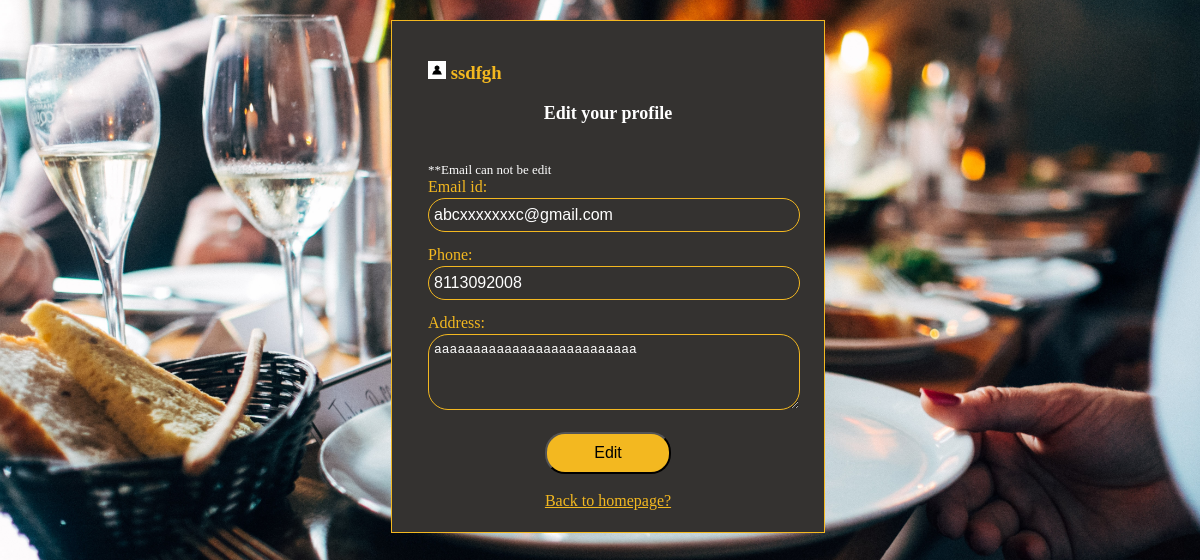
/customerprofile (signed in), run on the app's committed database.
### page1/models.py (models this page shows, shortened)
class Person(models.Model):
    user_id=models.ForeignKey(User,null=True,on_delete=models.CASCADE)
    name=models.CharField(max_length=15)
    email=models.EmailField(max_length=25)
    phone=models.CharField(max_length=12)
    role_id=models.IntegerField(null=True,blank=True)
    address=models.CharField(max_length=200,blank=True,null=True)
    password=models.CharField(max_length=20)
    status=models.BooleanField(null=True,blank=True,default=True)

### page1/views.py (the view)
# urls.py: path('customerprofile',views.customerprofile,name="customerprofile"),
def customerprofile(request):
    user_profile = Person.objects.get(name=request.user)
    if user_profile is None:
        return redirect('loginpage')
    if request.method == 'POST':
        username=request.POST.get('username')
        email=request.POST.get('email')
        phone=request.POST.get('phone')
        address=request.POST.get('address')
        if username != '' and email != '' and phone != '':
            user_profile.name=username
            user_profile.phone=phone
            user_profile.address=address
            user_profile.email=email
            Person.objects.filter(pk=user_profile.pk).update(address=address)
            messages.success(request,"Changes are saved successfully !")
            return redirect('customerprofile')
        else:
            messages.error(request,"Updation failed !")
    else:
        return render(request, 'customerprofile.html', {'user_profile': user_profile})

### templates/customerprofile.html (shortened to what this page needs)
{% load static %}
<!DOCTYPE html>
<html>
    <head>
        <link rel="stylesheet" href="">
    </head>
    <body>
            <div class="div1">
                <form action="" name="signupform" method='POST'>
                    <div id="logout">
                        <h3>
                        {% if user.is_authenticated %}
                            <img src="{% static 'myimages/profile.png' %}" width="5%">
                            <font style="color:#F3B820;">{{user_profile.name}}</font>
                        {% endif %}
                        </h3>
                    </div>
                    <center><b><font size="+1" color="white">Edit your profile</font></b><br></center><br><br>
                    <font size="-1" color="white">**Email can not be edit</font><br>
                    <label for="email">Email id:</label>
                    <input type="email" name="email" id="email" oninput="mailval()" value="{{user_profile.email}}" disabled>
                    <label for="phone">Phone:</label>
                    <input type="text" name="phone" id="phone" oninput="phoneval()" value="{{user_profile.phone}}" Required>
                    <label for="address">Address:</label>
                    <textarea name="address" id="address" oninput="addressval()" rows="4" Required>{{user_profile.address}}</textarea
                    <p id="ap" style="color: #f7e6b5; font-size:75%"></p>
                    <center><button type="submit" name="btn" id="btn"><font style="color:black;">Edit</font></button></center>
                    <br>
                    <center><a href="{% url 'chome' %}" style="color:#F3B820;"><font>Back to homepage?</font></a></center>
                </form>
            </div>
    </body>
</html>

### data on the page
Person: name "ssdfgh", email "abcxxxxxxxc@gmail.com", phone "8113092008", address "aaaaaaaaaaaaaaaaaaaaaaaaaa"
